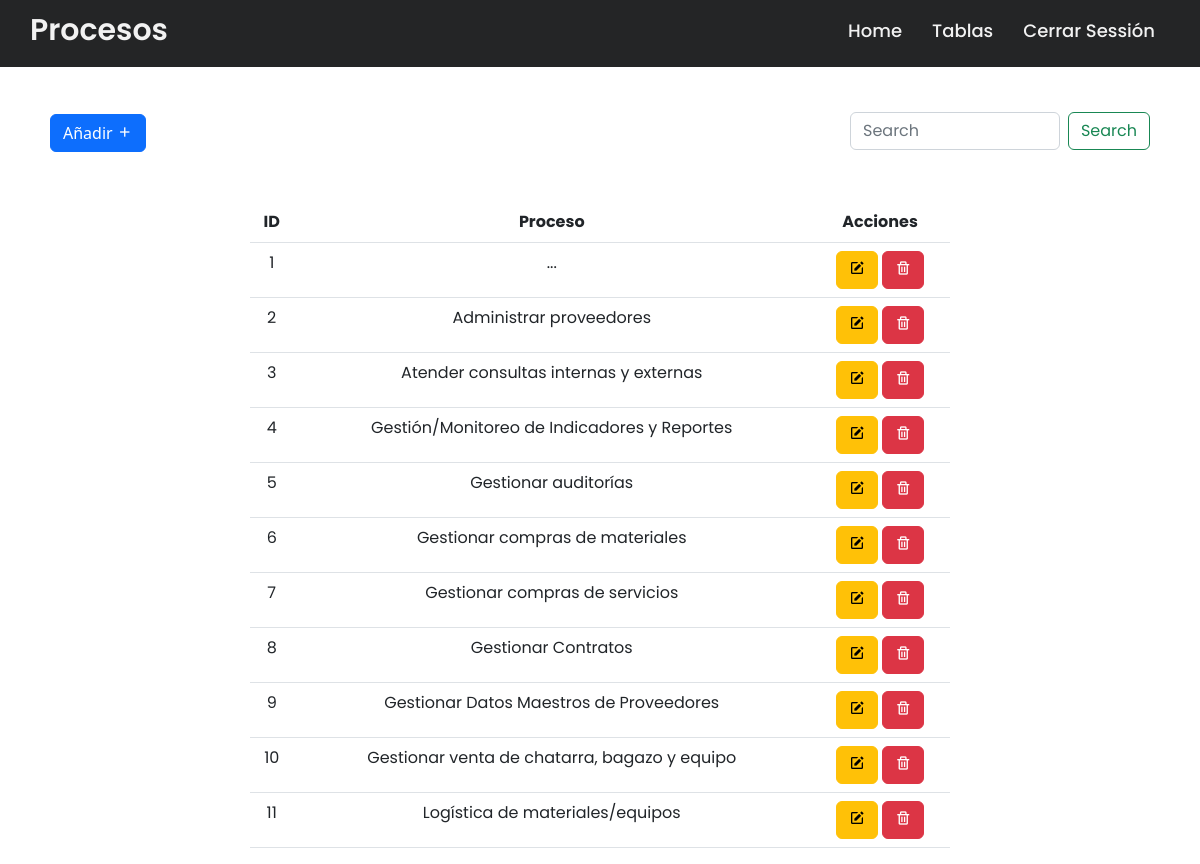
/tab/Procesos/procesos.php (signed in), run on the app's committed database.
### tables this page shows
CREATE TABLE `procesos` (
  `ID_Procesos` int(11) NOT NULL,
  `Nom_Procesos` varchar(50) NOT NULL
);

### tab/Procesos/procesos.php (the view, shortened to what this page needs)
<?php include('../../config/conexion.php'); ?>
<!DOCTYPE html>
<html lang="en">
<head>
    <link rel="stylesheet" href="../../css/navbar.css">
    <link href="https://cdn.jsdelivr.net/npm/bootstrap@5.2.2/dist/css/bootstrap.min.css" rel="stylesheet">
    <link href='https://unpkg.com/boxicons@2.1.4/css/boxicons.min.css' rel='stylesheet'>
    <link rel="stylesheet" href="https://cdnjs.cloudflare.com/ajax/libs/font-awesome/5.15.3/css/all.min.css"/>
</head>
<body><br>
    <div class="navbar">
    <nav>
    <div class="wrapper">
      <div class="logo"><a href="#"> Procesos </a></div>
      <ul class="nav-links">
        <li><a href="../../home.php">Home</a></li>
        <li>
          <a href="#" class="desktop-item">Tablas</a>
        </li>
        <li><a type="submite" href="../../destroy.php">Cerrar Sessión</a></li>
      </ul>
    </div>
  </nav>
    </div>
    <br>
    <div class="position-absolute top-10 end-0" style="width: 300px; margin-right: 50px;"><br><br>
    <form class="d-flex" role="search">
        <input class="form-control me-2" type="search" placeholder="Search" aria-label="Search">
        <button class="btn btn-outline-success" type="submit">Search</button>
      </form>
    </div>
    <button type="button" class="btn btn-primary" data-bs-toggle="modal" data-bs-target="#exampleModal" style="margin: 50px;">
        Añadir <i class='bx bx-plus'></i>
    </button>
    <div class="row justify-content-center">
    <table class="table" style="width: 700px;">
  <thead class="text-center">
    <tr>
      <th scope="col">ID</th>
      <th scope="col">Proceso</th>
      <th scope="col">Acciones</th>
    </tr>
  </thead>
  <tbody class="text-center">
    <?php
      $query = "SELECT * FROM procesos";
      $result_task = mysqli_query($conexion, $query);
      while($row = mysqli_fetch_assoc($result_task)) { ?>
      <tr>
        <td><?php echo $row['ID_Procesos']; ?></td>
        <td><?php echo $row['Nom_Procesos']; ?></td>
        <td>
          <a href="edit.php?ID_Procesos=<?php echo $row['ID_Procesos']?>" class="btn btn-warning">
            <i class='bx bxs-edit'></i>
          </a>
          <a href="delete.php?ID_Procesos=<?php echo $row['ID_Procesos']?>" class="btn btn-danger">
            <i class='bx bx-trash'></i>
          </a>
        </td>
      </tr>
      <?php } ?>
  </tbody>
</table>
    </div>
</body>
</html>

### css/navbar.css (style rules this page uses)
* { margin: 0; padding: 0; box-sizing: border-box; font-family: 'Poppins', sans-serif; }
nav { position: fixed; z-index: 99; width: 100%; background: #242526; }
nav .wrapper { position: relative; max-width: 1300px; padding: 0px 30px; height: 70px; line-height: 70px; margin: auto; display: flex; align-items: center; justify-content: space-between; }
.wrapper .logo a { color: #f2f2f2; font-size: 30px; font-weight: 600; text-decoration: none; }
.wrapper .nav-links { display: inline-flex; text-decoration: none; }
.nav-links { margin-top: 15px; }
.nav-links li { list-style: none; }
.nav-links li a { color: #f2f2f2; text-decoration: none; font-size: 18px; font-weight: 500; padding: 9px 15px; border-radius: 5px; transition: all 0.3s ease; }

### data on the page
procesos: ID_Procesos "1", Nom_Procesos "..."
procesos: ID_Procesos "2", Nom_Procesos "Administrar proveedores"
procesos: ID_Procesos "3", Nom_Procesos "Atender consultas internas y externas"
procesos: ID_Procesos "4", Nom_Procesos "Gestión/Monitoreo de Indicadores y Reportes"
procesos: ID_Procesos "5", Nom_Procesos "Gestionar auditorías"
procesos: ID_Procesos "6", Nom_Procesos "Gestionar compras de materiales"
procesos: ID_Procesos "7", Nom_Procesos "Gestionar compras de servicios"
procesos: ID_Procesos "8", Nom_Procesos "Gestionar Contratos"
procesos: ID_Procesos "9", Nom_Procesos "Gestionar Datos Maestros de Proveedores"
procesos: ID_Procesos "10", Nom_Procesos "Gestionar venta de chatarra, bagazo y equipo"
procesos: ID_Procesos "11", Nom_Procesos "Logística de materiales/equipos"
